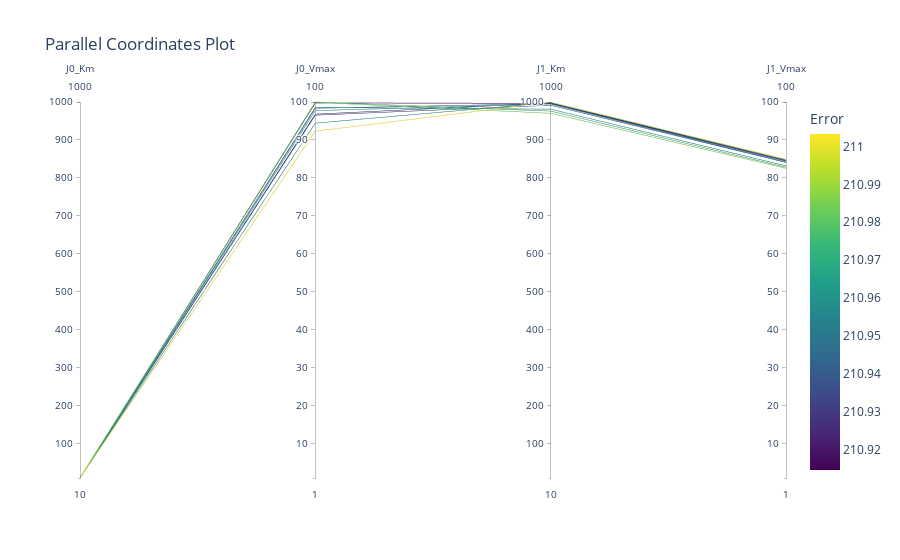

Here is the notebook cell this chart was saved with:
### Markdown cell above
## Visualise Estimated Parameters

### Code cell
import pandas as pd

# process all_paramset into a dict format to load it onto pandas dataframe
paramset_dict = {}
obj_list = []
paramset_list = []
for i in range(len(all_paramset)):
    paramset, obj = all_paramset[i]
    paramset_list.append(paramset)
    obj_list.append(obj)

paramset_list = np.array(paramset_list)

paramset_dict['error'] = obj_list
for i in range(len(params_name)):
    paramset_dict[params_name[i]] = paramset_list[:,i]

df = pd.DataFrame(paramset_dict)

def generate_min_and_max_bound(bounds, params_name):
    min_bound = {}
    max_bound = {}
    for i, p in enumerate(params_name):
        min_bound[p] = bounds[i][0]
        max_bound[p] = bounds[i][1]
    
    return min_bound, max_bound


def normalize(df: pd.DataFrame, pdf_min, pdf_max):
    result = df.copy()
    for feature_name in df.columns:
        if feature_name != 'error':
            max_value = pdf_max[feature_name]
            min_value = pdf_min[feature_name]
            result[feature_name] = (df[feature_name] - min_value) / (max_value - min_value)
    return result

pdf_min, pdf_max = generate_min_and_max_bound(bounds, params_name)
normalized_df = normalize(df, pdf_min, pdf_max)

use_plotly = True
## You can choose two ways to visualise the data, either by parallel coordinate plot via pandas 
## or by using plotly

if use_plotly:
    import plotly.express as px
    import plotly.graph_objects as go


    def construct_dimensions(df):
        # in the future, use pdf_min[feature_name], pdf_max[feature_name] to construct the range of the feature
        # this needs original df values
        dimensions = []
        for feature_name in df.columns:
            if feature_name != 'error':
                dimensions.append(
                    dict(range=[pdf_min[feature_name], pdf_max[feature_name]], label=feature_name, values=df[feature_name]))
        return dimensions


    fig = go.Figure(data=go.Parcoords(line=dict(
        color=normalized_df['error'], colorscale=px.colors.sequential.Viridis, showscale=True, colorbar=dict(title='Error')), 
        dimensions=construct_dimensions(df)),
        layout=go.Layout(title='Parallel Coordinates Plot'))

    fig.show()
else:
    pd.plotting.parallel_coordinates(normalized_df, 'error', colormap='viridis')
    plt.gca().legend_.remove()

### Figure 1 — Plotly figure (JSON) as saved in the notebook; plotly's stock layout.template omitted (floating-point values rounded to 4 significant figures)
{"data": [{"dimensions": [{"label": "J0_Km", "range": [10, 1000], "values": [10.34, 10.11, 10.15, 10.15, 10.11, 10.59, 10.11, 10.45, 10.45, 10.12]}, {"label": "J0_Vmax", "range": [1, 100], "values": [98.58, 96.8, 94.43, 99.76, 92.31, 100.0, 99.89, 98.36, 97.74, 96.53]}, {"label": "J1_Km", "range": [10, 1000], "values": [981.1, 997.3, 998.5, 996.6, 999.5, 976.1, 970.3, 995.6, 994.7, 991.5]}, {"label": "J1_Vmax", "range": [1, 100], "values": [83.19, 84.6, 84.76, 84.57, 84.92, 82.83, 82.54, 84.38, 84.16, 84.08]}], "line": {"color": [211.0, 210.9, 211.0, 210.9, 211.0, 211.0, 211.0, 210.9, 211.0, 210.9], "colorbar": {"title": {"text": "Error"}}, "colorscale": [[0, "#440154"], [0.1111, "#482878"], [0.2222, "#3e4989"], [0.3333, "#31688e"], [0.4444, "#26828e"], [0.5556, "#1f9e89"], [0.6667, "#35b779"], [0.7778, "#6ece58"], [0.8889, "#b5de2b"], [1, "#fde725"]], "showscale": true}, "type": "parcoords"}], "layout": {"title": {"text": "Parallel Coordinates Plot"}}}
